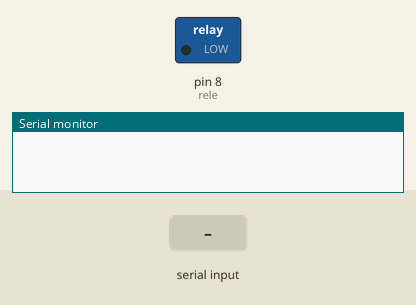
Bench run of a sketch on a simulated Arduino Uno, built with avr-gcc and run on an emulated ATmega328P. On the bench: switched loads named in the sketch (green lamp = pin HIGH), the last lines printed to the serial monitor. The test bench sets the inputs (shaded band).

Above: at 1.2 s.
1.3 s: "E." received over Serial
At 1.9 s:
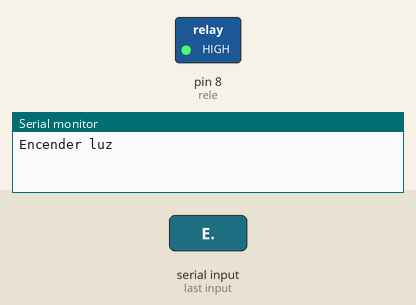
2.8 s: "A." received over Serial
At 3.1 s:
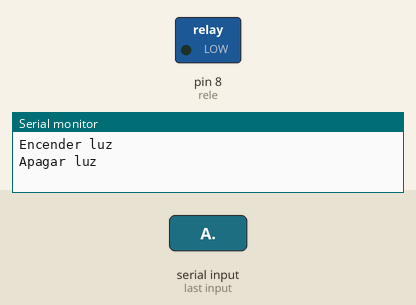
Timing chart, 0 to 5.8 s (numbered marks = the images above; inputs shaded):
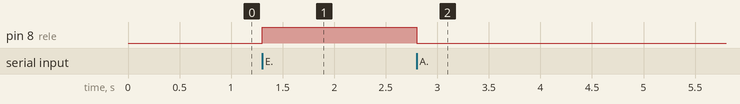

Measured:
- after the input at 1.3 s, pin 8 (rele): LOW → HIGH at once
- after the input at 2.8 s, pin 8 (rele): HIGH → LOW at once

The sketch:

TP3EJ12.ino
```cpp
/* 12. Utilice un relé para prender y apagar una lámpara, ingresando un comando a través de la consola. */

#define rele 8

void setup() {
  // put your setup code here, to run once:
  pinMode(rele, HIGH);
  Serial.begin(9600);
}

void loop() {
  if(Serial.available()>0){
    String letra = Serial.readStringUntil('.');
    if(letra == "E" ){
      digitalWrite(rele, HIGH);
      Serial.println("Encender luz");
      }
    else if(letra == "A" ){
      digitalWrite(rele, LOW);
      Serial.println("Apagar luz");
      }
    }
}
```
